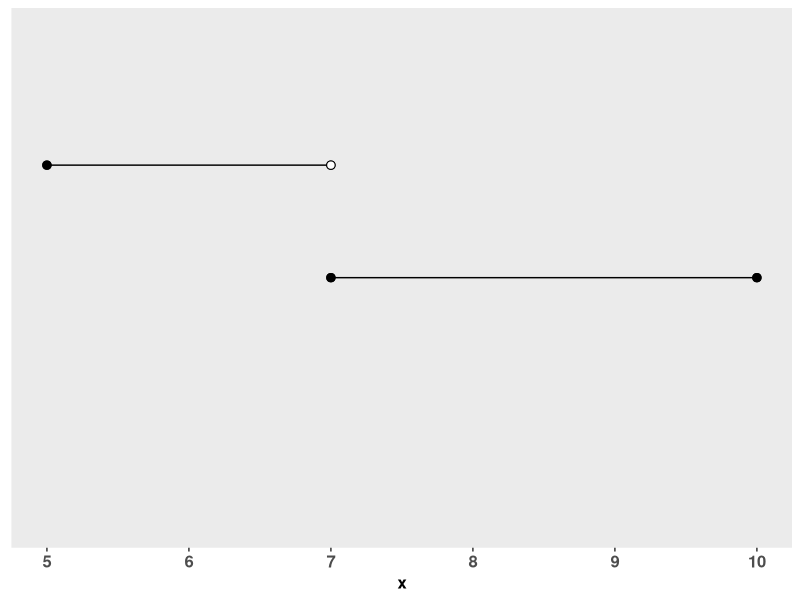
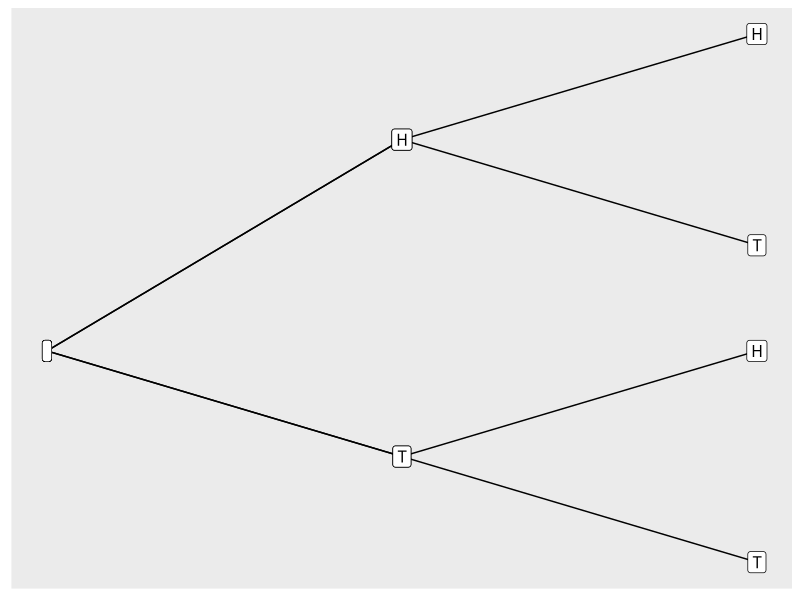
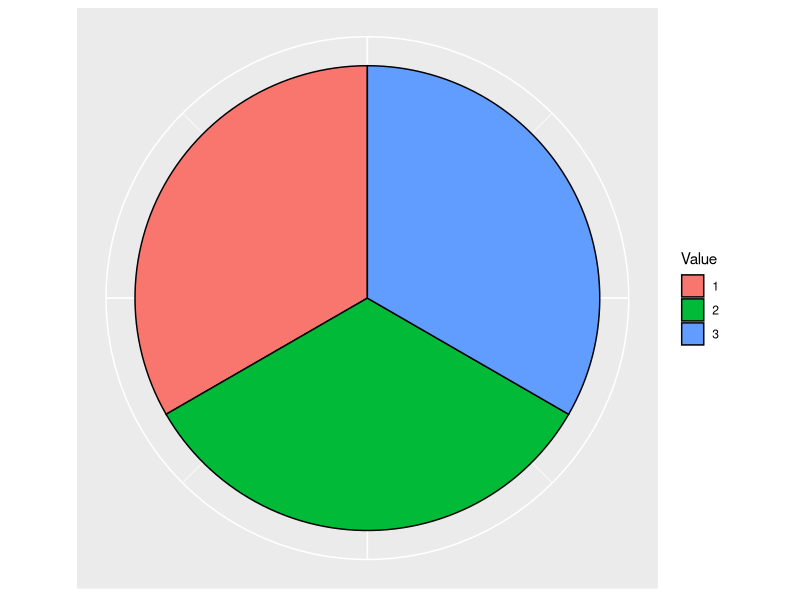
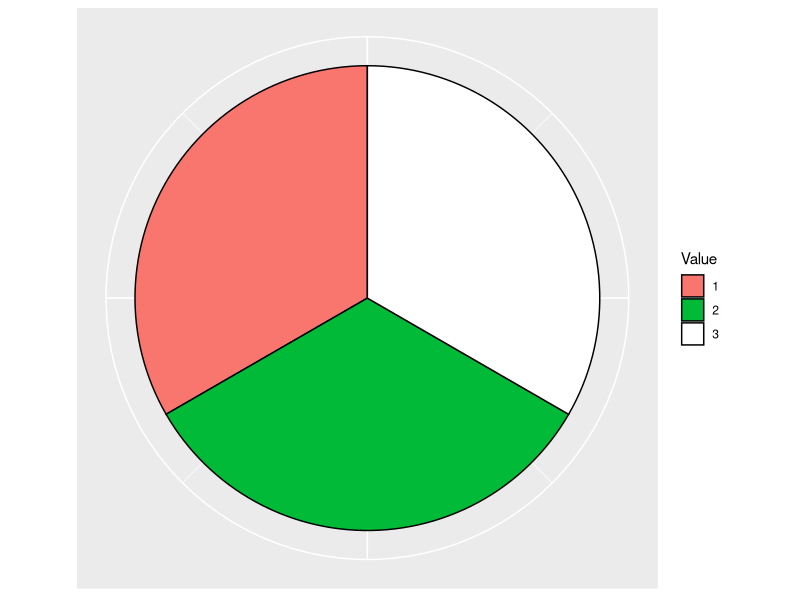
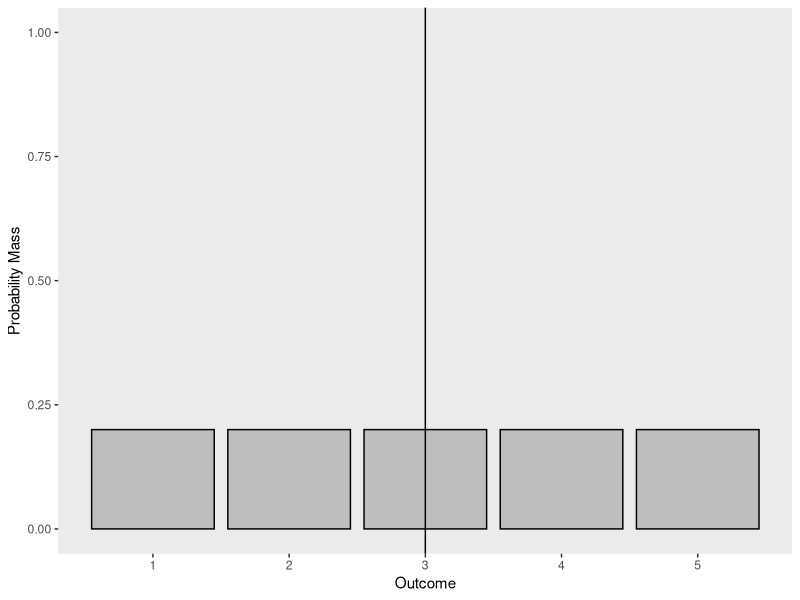

Recreate these plots in R, in order.
## ---- chunk 1
x <- c(5,7)
y <- c(.3,.3)
C <- data.frame(x,y)

C2 <- data.frame(x = c(7,10), y = c(.2,.2))

lines <- ggplot2::ggplot(C, ggplot2::aes(x = x, y = y)) +
  ggplot2::geom_line() +
  ggplot2::scale_y_continuous(limits = c(0,1), expand = ggplot2::expansion(c(.1,.1))) +
  ggplot2::geom_line(data = C2, ggplot2::aes(x = x, y = y)) +
  ggplot2::geom_point(x = 7, y = .3, shape = 21, fill = 'white', size = 2.5) +
  ggplot2::geom_point(x = 5, y = .3, shape = 21, fill = 'black', size = 2.5) +
  ggplot2::geom_point(x = 7, y = .2, shape = 21, fill = 'black', size = 2.5) +
  ggplot2::geom_point(x = 10, y = .2, shape = 21, fill = 'black', size = 2.5) +
  ggplot2::theme(axis.ticks.y = ggplot2::element_blank(), 
                 axis.line.y = ggplot2::element_blank(),
                 axis.text.y = ggplot2::element_blank(),
                 axis.title.y = ggplot2::element_blank(),
                 axis.title.x = ggplot2::element_text(size = 12, face = 'bold'),
                 panel.grid.major = ggplot2::element_blank(),
                 panel.grid.minor = ggplot2::element_blank(),
                 axis.text.x = ggplot2::element_text(size = 12, face = 'bold')) +
  ggplot2::coord_cartesian(xlim = c(5,10), ylim = c(0,.4))

print(lines)
## ---- chunk 2
a <- data.frame(x = c(1,2,3,1,2,3,1,2,3,1,2,3), 
                y = c(1,1.5,1.75,1,1.5,1.25,1,.75,1,1,.75,.50),
                grp = c('A','A','A','B','B','B','C','C','C','D','D','D'),
                text = c('','H','H','','H','T','','T','H','','T','T'))
                

ggplot2::ggplot(a, ggplot2::aes(x = x, y = y, group = grp, label = text)) +
  ggplot2::geom_line() +
  ggplot2::geom_point() +
  ggplot2::geom_label() +
  ggplot2::theme(axis.ticks = ggplot2::element_blank(), 
                 axis.line = ggplot2::element_blank(),
                 axis.text = ggplot2::element_blank(),
                 axis.title = ggplot2::element_blank(),
                 panel.grid.major = ggplot2::element_blank(),
                 panel.grid.minor = ggplot2::element_blank())


## ---- chunk 3
x <- c(1/3,1/3,1/3)
y <- as.factor(c(1,2,3))
C <- data.frame(x,y)



lines <- ggplot2::ggplot(C, ggplot2::aes(x = '', fill = y, y = x, label = y)) +
  ggplot2::geom_bar(stat = 'identity', width = 1, color = 'black') +
  ggplot2::coord_polar("y", start=0) +
  ggplot2::labs(fill = 'Value') +
  ggplot2::theme(axis.ticks = ggplot2::element_blank(),
                 axis.text = ggplot2::element_blank(),
                 axis.title = ggplot2::element_blank()) +
  ggplot2::scale_fill_manual(values = c('#F8766D','#00BA38','#619CFF'))

print(lines)
## ---- chunk 4
x <- c(1/3,1/3,1/3)
y <- as.factor(c(1,2,3))
C <- data.frame(x,y)



lines <- ggplot2::ggplot(C, ggplot2::aes(x = '', fill = y, y = x, label = y)) +
  ggplot2::geom_bar(stat = 'identity', width = 1, color = 'black') +
  ggplot2::coord_polar("y", start=0) +
  ggplot2::labs(fill = 'Value') +
  ggplot2::theme(axis.ticks = ggplot2::element_blank(),
                 axis.text = ggplot2::element_blank(),
                 axis.title = ggplot2::element_blank()) +
  ggplot2::scale_fill_manual(values = c('#F8766D','#00BA38','white'))

print(lines)
## ---- chunk 5
x <- rep(c(1,2,3,4), each = 4)
y <- rep(c(1,2,3,4), times = 4)
q <- x + y
z <- rep('1/16', times = 16)

sample_space <- data.frame(x,y,q,z)
names(sample_space) <- c('1st Die', '2nd Die','Sum', 'Probability')

x <- flextable::flextable(sample_space)
x <- flextable::merge_v(x, j = 1)
x <- flextable::hline(x, i = c(4,8,12,16))
x <- flextable::align(x, align = 'center', part = 'body')
x <- flextable::align(x, align = 'center', part = 'header')
x
## ---- chunk 6
a <- data.frame(x = c(1,2,3,4,5), 
                y = rep(1/5, times = 5))
                

ggplot2::ggplot(a, ggplot2::aes(x = x, y = y)) +
  ggplot2::geom_col(fill = 'gray', color = 'black') +
  ggplot2::scale_y_continuous(limits = c(0,1)) +
  ggplot2::theme(panel.grid.major = ggplot2::element_blank(),
                 panel.grid.minor = ggplot2::element_blank()) +
  ggplot2::labs(x = 'Outcome', y = 'Probability Mass') +
  ggplot2::geom_vline(xintercept = 3)
